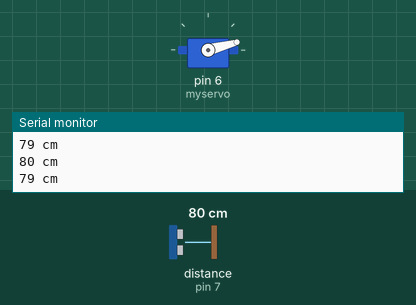
Simulated run of this sketch. Board: Arduino Uno, built with avr-gcc and run on an emulated ATmega328P. Shown: servo, the last lines printed to the serial monitor. Wiring (inferred from the names in the program): ultrasonic range finder: trigger A3; echo pin 7. The test bench sets the inputs (shaded band); at power-on: distance to the obstacle (sensor on pin 7) 80 cm. The echo pulse lasts 58.3 µs per cm.

Above: at 1.3 s.
1.4 s: distance to the obstacle (sensor on pin 7) set to 12 cm
3.2 s: distance to the obstacle (sensor on pin 7) set to 9 cm
At 4.3 s:
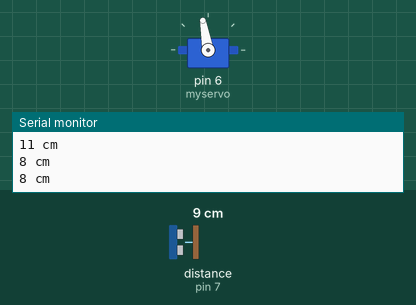
5.5 s: distance to the obstacle (sensor on pin 7) set to 18 cm
At 7.2 s:
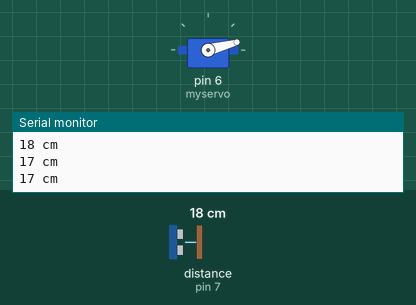
7.5 s: distance to the obstacle (sensor on pin 7) set to 2 cm
At 9.3 s:
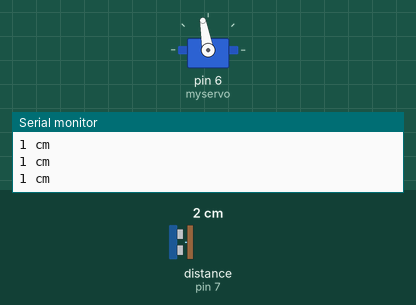
Timing chart, 0 to 10.5 s (numbered marks = the images above; inputs shaded):
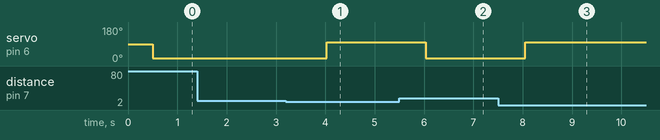

The sketch:

claw_with_rangefinder.ino
```cpp
#include <Servo.h>

// Variables:
Servo myservo;
int angle = 0;
int val;
#define trigPin A3
#define echoPin 7


// Initial setup:
void setup(){
  Serial.begin(9600); // Set the baudrate
  myservo.attach(6); // Plug into pin 6
  val = 0;
    Serial.begin(9600);
  pinMode(trigPin, OUTPUT);
  pinMode(echoPin, INPUT);
  myservo.attach(6); //attaches the servo on pin 6 to the servo object

}


void loop()
{
    // put your main code here, to run repeatedly:
long duration, distance;
  digitalWrite(trigPin, LOW);  // Added this line
  delayMicroseconds(2); // Added this line
  digitalWrite(trigPin, HIGH);
//  delayMicroseconds(1000); - Removed this line
  delayMicroseconds(10); // Added this line
  digitalWrite(trigPin, LOW);
  duration = pulseIn(echoPin, HIGH);
  distance = (duration/2) / 29.1;

  Serial.print(distance);
    Serial.println(" cm");

  delay(500);

 // If the digit is 1, then close the claw:
    if(distance<10){
      close_claw();
    }

    // If the digit is 0, then open the claw:
    if(distance>10){
      open_claw();
    }
  }

// Close claw function:
void close_claw(){
  angle = 100; // 100 degrees seems to close claw in a secure way
  myservo.write(angle); // send angle to the servo
  delay(1);
}

// Open claw function:
void open_claw(){
  angle = 15; // 15 degrees seems to open the claw wide enough for travelling purposes
  myservo.write(angle); // send angle to the servo
  delay(1);
}
```

Measured:
- the behaviour switches between 11 and 10 cm on distance to the obstacle (sensor on pin 7) (found by bisection; images 0 and 1)
- after the input at 3.2 s, servo on pin 6 (myservo): 15° → 100° after 0.83 s
- after the input at 5.5 s, servo on pin 6 (myservo): 100° → 15° after 0.54 s
- after the input at 7.5 s, servo on pin 6 (myservo): 15° → 100° after 0.55 s
